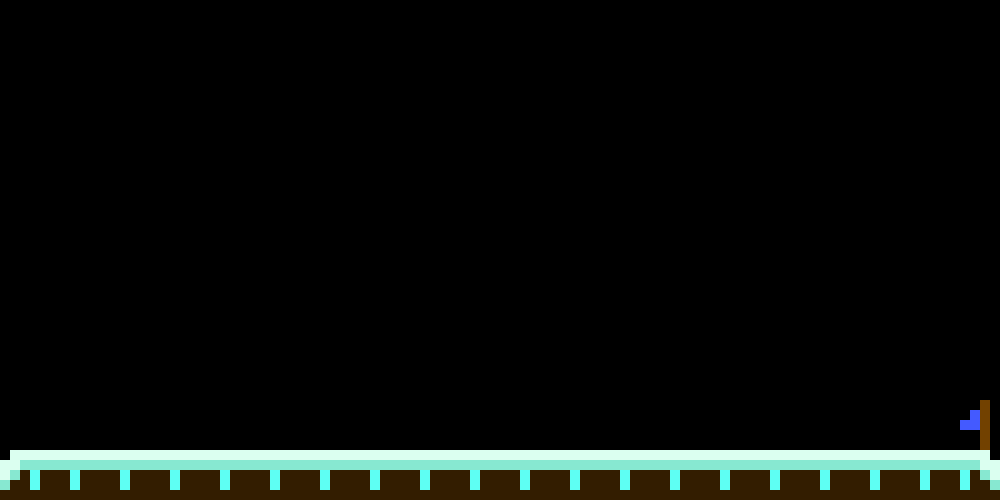

A 2D game scene composited from a Tiled map and its tileset images. What follows is a short description and the map's XML, with every tile layer's data as written:
An orthogonal 20x10 tile map with 50x50 px tiles, 1 tile layer (layer).

<map version="1.0" orientation="orthogonal" width="20" height="10" tilewidth="50" tileheight="50">
 <tileset firstgid="1" name="tilemap" tilewidth="50" tileheight="50">
  <image source="../assets/tilemap.png" trans="ff00ff" width="200" height="50" />
 </tileset>
 <layer name="layer" width="20" height="10">
  <data>
   <tile gid="0" />
   <tile gid="0" />
   <tile gid="0" />
   <tile gid="0" />
   <tile gid="0" />
   <tile gid="0" />
   <tile gid="0" />
   <tile gid="0" />
   <tile gid="0" />
   <tile gid="0" />
   <tile gid="0" />
   <tile gid="0" />
   <tile gid="0" />
   <tile gid="0" />
   <tile gid="0" />
   <tile gid="0" />
   <tile gid="0" />
   <tile gid="0" />
   <tile gid="0" />
   <tile gid="0" />
   <tile gid="0" />
   <tile gid="0" />
   <tile gid="0" />
   <tile gid="0" />
   <tile gid="0" />
   <tile gid="0" />
   <tile gid="0" />
   <tile gid="0" />
   <tile gid="0" />
   <tile gid="0" />
   <tile gid="0" />
   <tile gid="0" />
   <tile gid="0" />
   <tile gid="0" />
   <tile gid="0" />
   <tile gid="0" />
   <tile gid="0" />
   <tile gid="0" />
   <tile gid="0" />
   <tile gid="0" />
   <tile gid="0" />
   <tile gid="0" />
   <tile gid="0" />
   <tile gid="0" />
   <tile gid="0" />
   <tile gid="0" />
   <tile gid="0" />
   <tile gid="0" />
   <tile gid="0" />
   <tile gid="0" />
   <tile gid="0" />
   <tile gid="0" />
   <tile gid="0" />
   <tile gid="0" />
   <tile gid="0" />
   <tile gid="0" />
   <tile gid="0" />
   <tile gid="0" />
   <tile gid="0" />
   <tile gid="0" />
   <tile gid="0" />
   <tile gid="0" />
   <tile gid="0" />
   <tile gid="0" />
   <tile gid="0" />
   <tile gid="0" />
   <tile gid="0" />
   <tile gid="0" />
   <tile gid="0" />
   <tile gid="0" />
   <tile gid="0" />
   <tile gid="0" />
   <tile gid="0" />
   <tile gid="0" />
   <tile gid="0" />
   <tile gid="0" />
   <tile gid="0" />
   <tile gid="0" />
   <tile gid="0" />
   <tile gid="0" />
   <tile gid="0" />
   <tile gid="0" />
   <tile gid="0" />
   <tile gid="0" />
   <tile gid="0" />
   <tile gid="0" />
   <tile gid="0" />
   <tile gid="0" />
   <tile gid="0" />
   <tile gid="0" />
   <tile gid="0" />
   <tile gid="0" />
   <tile gid="0" />
   <tile gid="0" />
   <tile gid="0" />
   <tile gid="0" />
   <tile gid="0" />
   <tile gid="0" />
   <tile gid="0" />
   <tile gid="0" />
   <tile gid="0" />
   <tile gid="0" />
   <tile gid="0" />
   <tile gid="0" />
   <tile gid="0" />
   <tile gid="0" />
   <tile gid="0" />
   <tile gid="0" />
   <tile gid="0" />
   <tile gid="0" />
   <tile gid="0" />
   <tile gid="0" />
   <tile gid="0" />
   <tile gid="0" />
   <tile gid="0" />
   <tile gid="0" />
   <tile gid="0" />
   <tile gid="0" />
   <tile gid="0" />
   <tile gid="0" />
   <tile gid="0" />
   <tile gid="0" />
   <tile gid="0" />
   <tile gid="0" />
   <tile gid="0" />
   <tile gid="0" />
   <tile gid="0" />
   <tile gid="0" />
   <tile gid="0" />
   <tile gid="0" />
   <tile gid="0" />
   <tile gid="0" />
   <tile gid="0" />
   <tile gid="0" />
   <tile gid="0" />
   <tile gid="0" />
   <tile gid="0" />
   <tile gid="0" />
   <tile gid="0" />
   <tile gid="0" />
   <tile gid="0" />
   <tile gid="0" />
   <tile gid="0" />
   <tile gid="0" />
   <tile gid="0" />
   <tile gid="0" />
   <tile gid="0" />
   <tile gid="0" />
   <tile gid="0" />
   <tile gid="0" />
   <tile gid="0" />
   <tile gid="0" />
   <tile gid="0" />
   <tile gid="0" />
   <tile gid="0" />
   <tile gid="0" />
   <tile gid="0" />
   <tile gid="0" />
   <tile gid="0" />
   <tile gid="0" />
   <tile gid="0" />
   <tile gid="0" />
   <tile gid="0" />
   <tile gid="0" />
   <tile gid="0" />
   <tile gid="0" />
   <tile gid="0" />
   <tile gid="0" />
   <tile gid="0" />
   <tile gid="0" />
   <tile gid="0" />
   <tile gid="0" />
   <tile gid="0" />
   <tile gid="0" />
   <tile gid="0" />
   <tile gid="0" />
   <tile gid="0" />
   <tile gid="0" />
   <tile gid="0" />
   <tile gid="4" />
   <tile gid="1" />
   <tile gid="2" />
   <tile gid="2" />
   <tile gid="2" />
   <tile gid="2" />
   <tile gid="2" />
   <tile gid="2" />
   <tile gid="2" />
   <tile gid="2" />
   <tile gid="2" />
   <tile gid="2" />
   <tile gid="2" />
   <tile gid="2" />
   <tile gid="2" />
   <tile gid="2" />
   <tile gid="2" />
   <tile gid="2" />
   <tile gid="2" />
   <tile gid="2" />
   <tile gid="3" />
  </data>
 </layer>
</map>